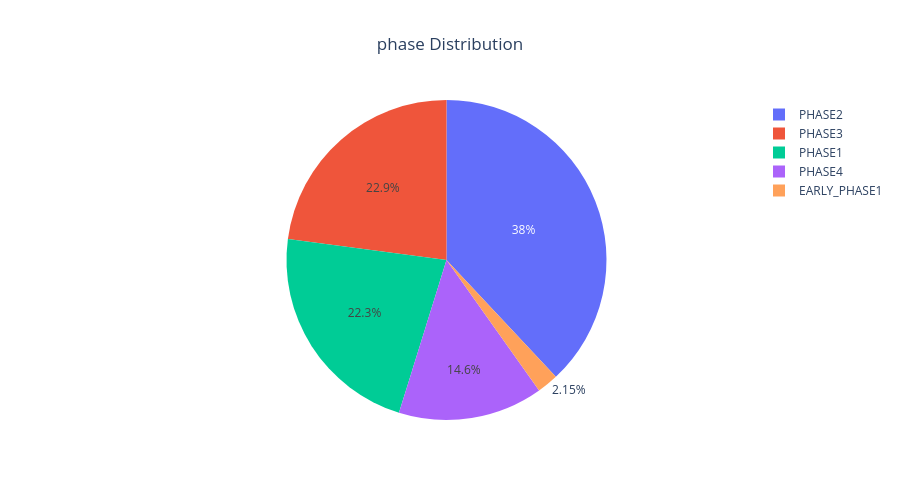

Notebook cell for this chart:
### Markdown cell above
## **Phase Distribution of Drugs**

### Code cell
pie_chart(output,'phase')

### Figure 1 — Plotly figure (JSON) as saved in the notebook; plotly's stock layout.template omitted (floating-point values rounded to 4 significant figures)
{"data": [{"domain": {"x": [0, 1], "y": [0, 1]}, "hovertemplate": "phase: %{label}<br>Count: %{value}<br>Percentage: %{percent}<extra></extra>", "labels": ["PHASE2", "PHASE3", "PHASE1", "PHASE4", "EARLY_PHASE1"], "legendgroup": "", "name": "", "showlegend": true, "textinfo": "percent", "type": "pie", "values": [135140, 81388, 79272, 51969, 7654]}], "layout": {"height": 500, "legend": {"tracegroupgap": 0}, "title": {"text": "phase Distribution", "x": 0.5}}}
